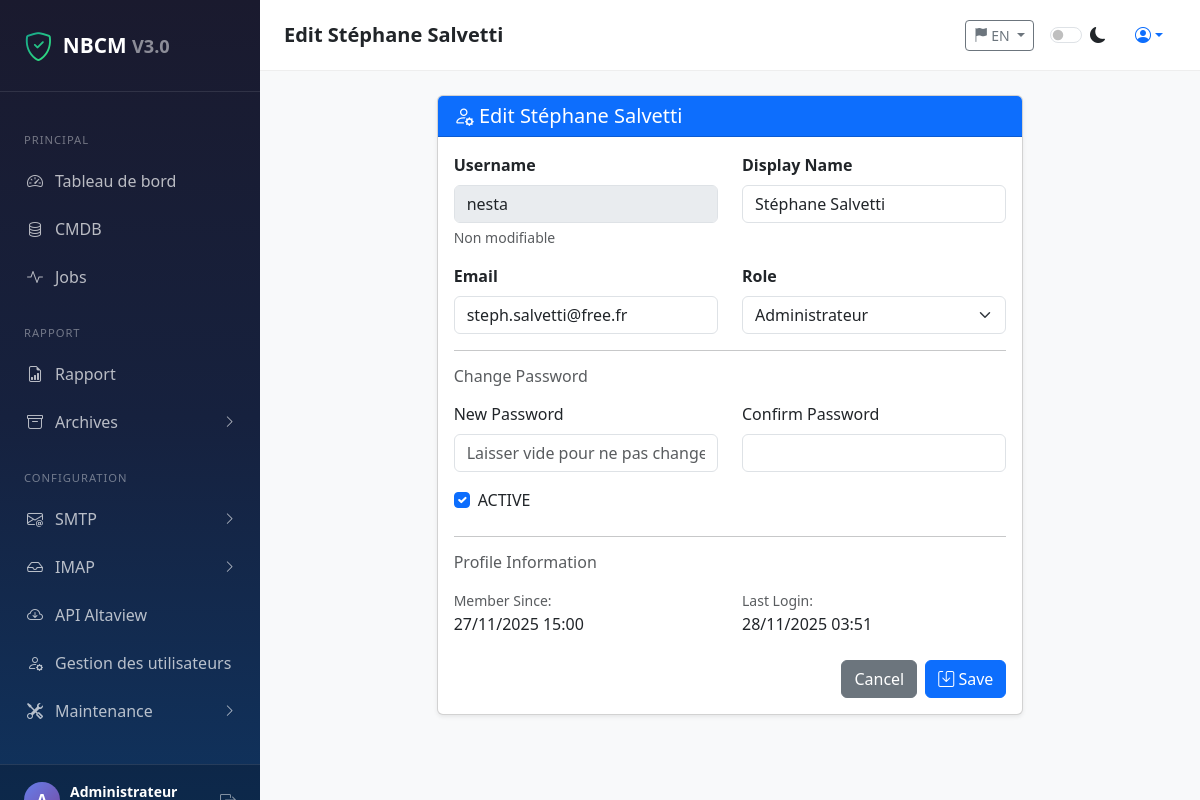
Screenshot of /users/edit/2 (signed in) with the database file from the repository.
### app/models/user.py (models this page shows, shortened)
class User(UserMixin, db.Model):
    __tablename__ = 'users'
    id = db.Column(db.Integer, primary_key=True)
    username = db.Column(db.String(80), unique=True, nullable=False, index=True)
    email = db.Column(db.String(120), unique=True, nullable=False, index=True)
    password_hash = db.Column(db.String(256), nullable=False)
    role = db.Column(db.String(20), default='viewer', nullable=False)  # admin, operator, viewer
    display_name = db.Column(db.String(100))
    avatar_url = db.Column(db.String(255))
    is_active = db.Column(db.Boolean, default=True)
    is_verified = db.Column(db.Boolean, default=False)
    created_at = db.Column(db.DateTime, default=datetime.now)
    updated_at = db.Column(db.DateTime, default=datetime.now, onupdate=datetime.now)
    last_login = db.Column(db.DateTime)
    language = db.Column(db.String(5), default='en')  # Default language: English
    theme = db.Column(db.String(10), default='light')
    api_key = db.Column(db.String(64), unique=True, index=True)
    api_key_created_at = db.Column(db.DateTime)
    def is_admin(self):
        return self.role == 'admin'

### app/routes/auth.py (the view, shortened to what this page needs)
@auth_bp.route('/users/edit/<int:id>', methods=['GET', 'POST'])
@admin_required
def edit_user(id):
    user = User.query.get_or_404(id)
    return render_template('auth/edit_user.html', user=user)

### app/__init__.py (called while the page is built)
def register_context_processors(app):
    @app.context_processor
    def inject_globals():
        from app.services.config_service import get_config
        from app.services.translations import t, get_user_language
        return {
            'now': datetime.now,
            'get_config': get_config,
            'app_version': 'V3.0',  # MODIFIÉ : V2.5 → V3.0
            't': t,  # Translation function
            'user_lang': get_user_language  # Current user language
        }

### app/models/user.py (called while the page is built)
@login_manager.user_loader
def load_user(user_id):
    return User.query.get(int(user_id))

### app/routes/auth.py (called while the page is built)
def admin_required(f):
    @wraps(f)
    @login_required
    def decorated_function(*args, **kwargs):
        if not current_user.is_admin():
            flash('Accès réservé aux administrateurs.', 'danger')
            return redirect(url_for('dashboard.index'))
        return f(*args, **kwargs)
    return decorated_function

### app/services/translations.py (called while the page is built)
def get_translation(key, lang='en'):
    if key in TRANSLATIONS:
        return TRANSLATIONS[key].get(lang, TRANSLATIONS[key].get('en', key))
    return key

def get_user_language():
    from flask_login import current_user
    if current_user and current_user.is_authenticated:
        return current_user.language or 'en'
    return 'en'

def t(key):
    return get_translation(key, get_user_language())

### app/templates/auth/edit_user.html (shortened to what this page needs)
{% extends "base.html" %}
{% block page_title %}{{ t('btn_edit') }} {{ user.display_name }}{% endblock %}
{% block content %}
<div class="row justify-content-center">
    <div class="col-md-8">
        <div class="card shadow-sm">
            <div class="card-header bg-primary text-white"><h5 class="mb-0"><i class="bi bi-person-gear"></i> {{ t('btn_edit') }} {{ user.display_name or user.username }}</h5></div>
            <div class="card-body">
                <form method="POST">
                    <div class="row mb-3">
                        <div class="col-md-6"><label class="form-label fw-bold">{{ t('auth_username') }}</label><input type="text" class="form-control" value="{{ user.username }}" disabled><div class="form-text">Non modifiable</div></div>
                        <div class="col-md-6"><label class="form-label fw-bold">{{ t('profile_display_name') }}</label><input type="text" class="form-control" name="display_name" value="{{ user.display_name or '' }}"></div>
                    </div>
                    <div class="row mb-3">
                        <div class="col-md-6"><label class="form-label fw-bold">{{ t('profile_email') }}</label><input type="email" class="form-control" name="email" value="{{ user.email or '' }}"></div>
                        <div class="col-md-6">
                            <label class="form-label fw-bold">{{ t('profile_role') }}</label>
                            <select class="form-select" name="role" {% if user.username == 'admin' %}disabled{% endif %}>
                                <option value="admin" {% if user.role == 'admin' %}selected{% endif %}>Administrateur</option>
                            </select>
                        </div>
                    </div>
                    <hr>
                    <h6 class="text-muted mb-3">{{ t('profile_change_password') }}</h6>
                    <div class="row mb-3">
                        <div class="col-md-6"><label class="form-label">{{ t('profile_new_password') }}</label><input type="password" class="form-control" name="new_password" placeholder="Laisser vide pour ne pas changer"></div>
                        <div class="col-md-6"><label class="form-label">{{ t('profile_confirm_password') }}</label><input type="password" class="form-control" name="confirm_password"></div>
                    </div>
                    <div class="form-check mb-4">
                        <input type="checkbox" class="form-check-input" name="is_active" id="is_active" {% if user.is_active %}checked{% endif %} {% if user.username == 'admin' %}disabled{% endif %}>
                        <label class="form-check-label" for="is_active">{{ t('status_active') }}</label>
                    </div>
                    <hr>
                    <h6 class="text-muted mb-3">{{ t('profile_info') }}</h6>
                    <div class="row mb-4">
                        <div class="col-md-6"><small class="text-muted">{{ t('profile_member_since') }}:</small><p class="mb-0">{{ user.created_at.strftime('%d/%m/%Y %H:%M') if user.created_at else 'N/A' }}</p></div>
                        <div class="col-md-6"><small class="text-muted">{{ t('profile_last_login') }}:</small><p class="mb-0">{{ user.last_login.strftime('%d/%m/%Y %H:%M') if user.last_login else 'Jamais' }}</p></div>
                    </div>
                    <div class="d-flex justify-content-end gap-2">
                        <a href="{{ url_for('auth.users') }}" class="btn btn-secondary">{{ t('btn_cancel') }}</a>
                        <button type="submit" class="btn btn-primary"><i class="bi bi-save"></i> {{ t('btn_save') }}</button>
                    </div>
                </form>
            </div>
        </div>
    </div>
</div>
{% endblock %}

### app/templates/base.html (shortened to what this page needs)
<!DOCTYPE html>
<html lang="{{ current_user.language if current_user.is_authenticated else 'fr' }}" data-bs-theme="light">
<head>
    <link href="https://cdn.jsdelivr.net/npm/bootstrap@5.3.0/dist/css/bootstrap.min.css" rel="stylesheet">
    <link rel="stylesheet" href="https://cdn.jsdelivr.net/npm/bootstrap-icons@1.10.0/font/bootstrap-icons.css">
    <link rel="stylesheet" href="https://cdn.datatables.net/1.13.4/css/dataTables.bootstrap5.min.css">
</head>
<body>
    <nav class="sidebar" id="sidebar">
        <div class="sidebar-header">
            <a href="{{ url_for('dashboard.index') }}" class="sidebar-brand">
                <i class="bi bi-shield-check"></i>
                <span>NBCM <small class="opacity-50">{{ t('app_version') }}</small></span>
            </a>
        </div>
        <div class="sidebar-nav">
            <div class="nav-section">PRINCIPAL</div>
            <ul class="nav flex-column">
                <li class="nav-item">
                    <a class="nav-link {{ 'active' if request.endpoint == 'dashboard.index' }}" href="{{ url_for('dashboard.index') }}">
                        <i class="bi bi-speedometer2"></i> Tableau de bord
                    </a>
                </li>
                <li class="nav-item">
                    <a class="nav-link {{ 'active' if request.endpoint and 'cmdb' in request.endpoint }}" href="{{ url_for('cmdb.list') }}">
                        <i class="bi bi-database"></i> CMDB
                    </a>
                </li>
                <li class="nav-item">
                    <a class="nav-link {{ 'active' if request.endpoint and 'altaview' in request.endpoint }}" href="{{ url_for('altaview.list') }}">
                        <i class="bi bi-activity"></i> Jobs
                    </a>
                </li>
            </ul>
            <div class="nav-section">RAPPORT</div>
            <ul class="nav flex-column">
                <li class="nav-item">
                    <a class="nav-link {{ 'active' if request.endpoint and 'rapport' in request.endpoint }}" href="{{ url_for('rapport.index') }}">
                        <i class="bi bi-file-earmark-bar-graph"></i> Rapport
                    </a>
                </li>
                <li class="nav-item">
                    <a class="nav-link has-submenu" data-bs-toggle="collapse" href="#submenuArchives" role="button" aria-expanded="false" aria-controls="submenuArchives">
                        <i class="bi bi-archive"></i> Archives
                        <i class="bi bi-chevron-right"></i>
                    </a>
                </li>
            </ul>
            <div class="nav-section">CONFIGURATION</div>
            <ul class="nav flex-column">
                {% if current_user.is_admin() %}
                <li class="nav-item">
                    <a class="nav-link has-submenu" data-bs-toggle="collapse" href="#submenuSMTP" role="button" aria-expanded="false" aria-controls="submenuSMTP">
                        <i class="bi bi-envelope-at"></i> SMTP
                        <i class="bi bi-chevron-right"></i>
                    </a>
                </li>
                <li class="nav-item">
                    <a class="nav-link has-submenu" data-bs-toggle="collapse" href="#submenuIMAP" role="button" aria-expanded="false" aria-controls="submenuIMAP">
                        <i class="bi bi-inbox"></i> IMAP
                        <i class="bi bi-chevron-right"></i>
                    </a>
                </li>
                <li class="nav-item">
                    <a class="nav-link" href="{{ url_for('admin.index') }}#api">
                        <i class="bi bi-cloud-arrow-down"></i> API Altaview
                    </a>
                </li>
                <li class="nav-item">
                    <a class="nav-link {{ 'active' if request.endpoint == 'auth.users' }}" href="{{ url_for('auth.users') }}">
                        <i class="bi bi-person-gear"></i> Gestion des utilisateurs
                    </a>
                </li>
                <li class="nav-item">
                    <a class="nav-link has-submenu" data-bs-toggle="collapse" href="#submenuMaintenance" role="button" aria-expanded="false" aria-controls="submenuMaintenance">
                        <i class="bi bi-tools"></i> Maintenance
                        <i class="bi bi-chevron-right"></i>
                    </a>
                </li>
                {% endif %}
            </ul>
        </div>
        <div class="sidebar-footer">
            <div class="user-info">
                <div class="user-avatar">{{ current_user.username[0].upper() if current_user.is_authenticated else '?' }}</div>
                <div class="flex-grow-1">
                    <div class="fw-bold text-white small">{{ current_user.display_name or current_user.username if current_user.is_authenticated else 'Invité' }}</div>
                </div>
                {% if current_user.is_authenticated %}
                <a href="{{ url_for('auth.logout') }}" class="text-white-50" title="{{ t('nav_logout') }}"><i class="bi bi-box-arrow-right"></i></a>
                {% endif %}
            </div>
        </div>
    </nav>
    <div class="main-content">
        <div class="top-bar">
            <div class="d-flex align-items-center gap-3">
                <h5 class="mb-0 fw-bold">{% block page_title %}Dashboard{% endblock %}</h5>
            </div>
            <div class="d-flex align-items-center gap-3">
                {% if current_user.is_authenticated %}
                <div class="dropdown">
                    <button class="btn btn-sm btn-outline-secondary dropdown-toggle" type="button" data-bs-toggle="dropdown" aria-expanded="false">
                        {% if current_user.language == 'fr' %}
                            <i class="bi bi-flag-fill"></i> FR
                        {% elif current_user.language == 'pl' %}
                            <i class="bi bi-flag-fill"></i> PL
                        {% else %}
                            <i class="bi bi-flag-fill"></i> EN
                        {% endif %}
                    </button>
                </div>
                {% endif %}
                <div class="form-check form-switch mb-0">
                    <input class="form-check-input" type="checkbox" id="themeToggle">
                    <label class="form-check-label" for="themeToggle"><i class="bi bi-moon-fill"></i></label>
                </div>
                {% if current_user.is_authenticated %}
                <div class="dropdown">
                    <button class="btn btn-link text-decoration-none dropdown-toggle" data-bs-toggle="dropdown"><i class="bi bi-person-circle"></i></button>
                </div>
                {% endif %}
            </div>
        </div>
        <div class="content-wrapper">
            {% block content %}{% endblock %}
        </div>
    </div>
</body>
</html>

### app/templates/base.html (style rules this page uses)
:root { --sidebar-width: 260px; --primary-gradient: linear-gradient(135deg, #667eea 0%, #764ba2 100%); --success-gradient: linear-gradient(135deg, #11998e 0%, #38ef7d 100%); --danger-gradient: linear-gradient(135deg, #cb2d3e 0%, #ef473a 100%); --warning-gradient: linear-gradient(135deg, #f2994a 0%, #f2c94c 100%); }
body { min-height: 100vh; display: flex; }
.sidebar { width: var(--sidebar-width); min-height: 100vh; position: fixed; left: 0; top: 0; background: linear-gradient(180deg, #1a1a2e 0%, #16213e 50%, #0f3460 100%); z-index: 1000; transition: transform 0.3s ease; display: flex; flex-direction: column; }
.sidebar-header { padding: 1.5rem; border-bottom: 1px solid rgba(255,255,255,0.1); flex-shrink: 0; }
.sidebar-brand { color: #fff; font-size: 1.3rem; font-weight: 700; text-decoration: none; display: flex; align-items: center; gap: 10px; }
.sidebar-brand i { font-size: 1.8rem; background: var(--success-gradient); -webkit-background-clip: text; -webkit-text-fill-color: transparent; }
.sidebar-nav { padding: 1rem 0; flex: 1; overflow-y: auto; overflow-x: hidden; padding-bottom: 100px; }
.nav-section { padding: 0.5rem 1.5rem; font-size: 0.7rem; text-transform: uppercase; color: rgba(255,255,255,0.4); letter-spacing: 1px; margin-top: 1rem; }
.sidebar .nav-link { color: rgba(255,255,255,0.7); padding: 0.75rem 1.5rem; display: flex; align-items: center; gap: 12px; transition: all 0.2s ease; border-left: 3px solid transparent; text-decoration: none; }
.sidebar .nav-link.has-submenu { cursor: pointer; }
.sidebar .nav-link.has-submenu .bi-chevron-right { margin-left: auto; transition: transform 0.2s ease; font-size: 0.8rem; }
.sidebar-footer { position: absolute; bottom: 0; left: 0; right: 0; padding: 1rem 1.5rem; border-top: 1px solid rgba(255,255,255,0.1); background: rgba(0,0,0,0.2); }
.user-info { display: flex; align-items: center; gap: 10px; color: rgba(255,255,255,0.8); }
.user-avatar { width: 36px; height: 36px; border-radius: 50%; background: var(--primary-gradient); display: flex; align-items: center; justify-content: center; font-weight: 600; color: #fff; }
.main-content { margin-left: var(--sidebar-width); flex: 1; min-height: 100vh; background: #f8f9fa; }
.top-bar { background: #fff; padding: 1rem 1.5rem; border-bottom: 1px solid #eee; display: flex; justify-content: space-between; align-items: center; position: sticky; top: 0; z-index: 100; }
.content-wrapper { padding: 1.5rem; }

### rows the page displays
User: is_active+language "V3.0", is_active+display_name "Administrateur", is_active+language "Edit", is_active+language "Username", is_active+language "Display Name", is_active+language "Email", is_active+language "Role", is_active+language "Change Password", is_active+language "New Password", is_active+language "Confirm Password", is_active+language "ACTIVE", is_active+language "Profile Information", is_active+language "Member Since", is_active+language "Last Login", is_active+language "Cancel", is_active+language "Save"
User: display_name "Stéphane Salvetti", username "nesta", email "steph.salvetti@free.fr", role "Administrateur", username "☑", created_at "27/11/2025 15:00", last_login "28/11/2025 03:51"
